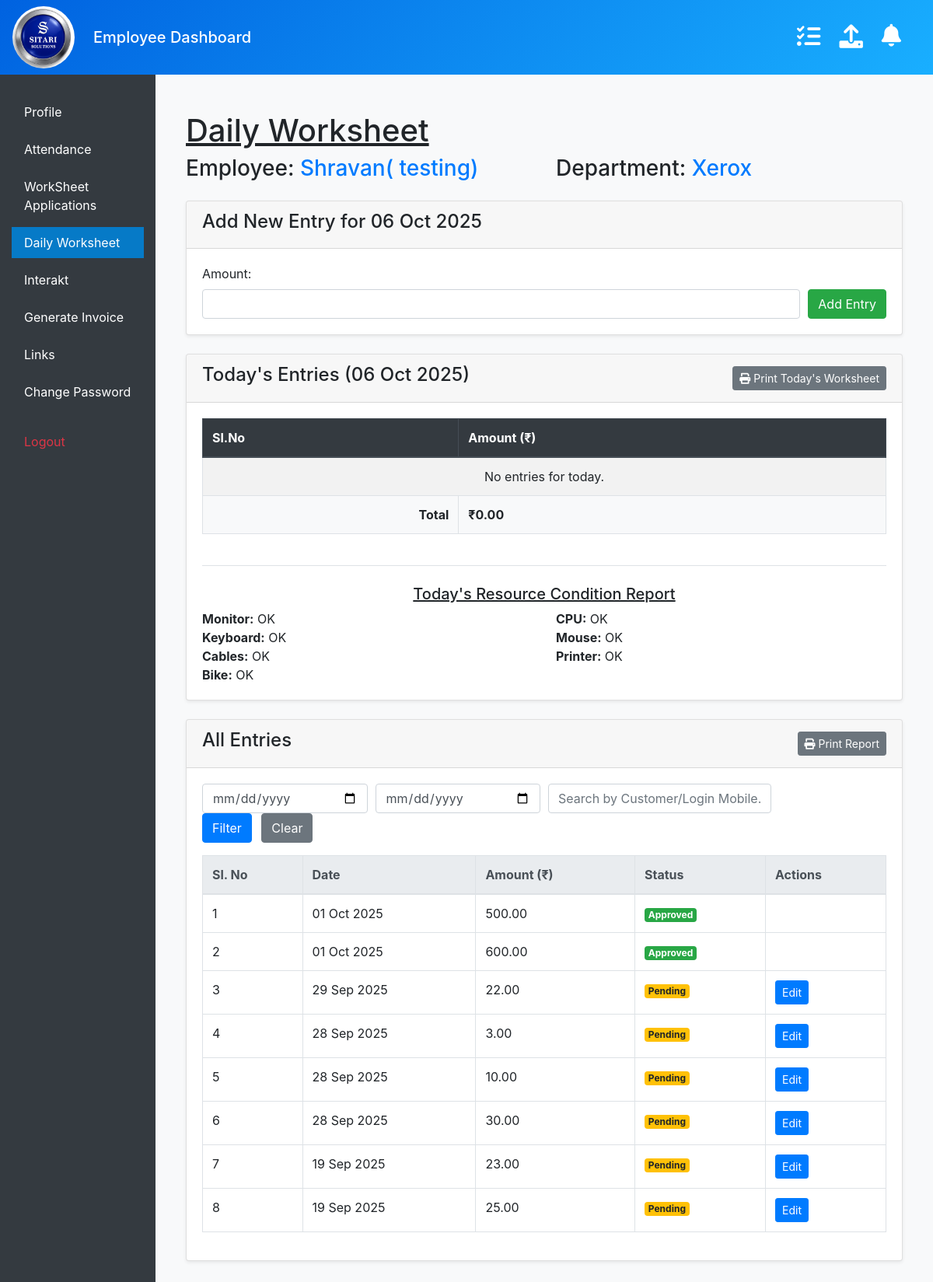
/worksheet/ (signed in), run on the app's committed database.
### management/models.py (models this page shows, shortened)
class Employee(models.Model):
    employee_id = models.AutoField(primary_key=True)
    name = models.CharField(max_length=150)
    profile_picture = models.ImageField(
        upload_to='profile_pictures/',
        default='default_profile.jpg',
        blank=True, null=True
    )
    mobile_number = models.CharField(max_length=15, unique=True)
    salary = models.DecimalField(max_digits=10, decimal_places=2)
    pf = models.DecimalField("Provident Fund (PF)", max_digits=10, decimal_places=2, null=True, blank=True)
    esi = models.DecimalField("Employee State Insurance (ESI)", max_digits=10, decimal_places=2, null=True, blank=True)
    joining_date = models.DateField()
    department = models.ForeignKey('Department', null=True, blank=True, on_delete=models.SET_NULL, related_name='employees')
    working_start_time = models.TimeField(null=True, blank=True)
    working_end_time = models.TimeField(null=True, blank=True)
    password = models.CharField(max_length=128, default="123")
    assigned_links = models.ManyToManyField(
        ManagedLink,
        blank=True,
        related_name="assigned_employees"
    )
    advances = models.DecimalField(
        "Current Advance",
        max_digits=10,
        decimal_places=2,
        default=0,
        help_text="Total outstanding advance amount taken by the employee."
    )

class Department(models.Model):
    name = models.CharField(max_length=50, unique=True)

class ResourceRepairReport(models.Model):
    STATUS_CHOICES = [
        ('OK', 'OK'),
        ('Repair', 'Needs Repair')
    ]
    employee = models.ForeignKey(Employee, on_delete=models.CASCADE, related_name='repair_reports')
    date = models.DateField(default=timezone.now)
    monitor_status = models.CharField(max_length=10, choices=STATUS_CHOICES, default='OK')
    cpu_status = models.CharField(max_length=10, choices=STATUS_CHOICES, default='OK')
    keyboard_status = models.CharField(max_length=10, choices=STATUS_CHOICES, default='OK')
    mouse_status = models.CharField(max_length=10, choices=STATUS_CHOICES, default='OK')
    cables_status = models.CharField(max_length=10, choices=STATUS_CHOICES, default='OK')
    printer_status = models.CharField(max_length=10, choices=STATUS_CHOICES, default='OK')
    bike_status = models.CharField(max_length=10, choices=STATUS_CHOICES, default='OK')
    remarks = models.TextField(blank=True, null=True)
    class Meta:
        ordering = ['-date', 'employee']
        constraints = [
            models.UniqueConstraint(fields=['employee', 'date'], name='unique_daily_report_per_employee')
        ]

class Worksheet(models.Model):
    employee = models.ForeignKey(Employee, on_delete=models.CASCADE, related_name='worksheet_entries')
    date = models.DateField(default=timezone.now)
    payment = models.DecimalField(max_digits=10, decimal_places=2, default=0)
    amount = models.DecimalField(max_digits=10, decimal_places=2, default=0)
    department_name = models.CharField(max_length=50, editable=False)
    approved = models.BooleanField(default=False)
    token_no = models.CharField(max_length=100, blank=True, null=True)
    customer_name = models.CharField(max_length=150, blank=True, null=True)
    customer_mobile = models.CharField(max_length=15, blank=True, null=True)
    service = models.CharField(max_length=200, blank=True, null=True)
    certificate_number = models.CharField(max_length=100, blank=True, null=True)
    transaction_num = models.CharField("Transaction Number", max_length=100, blank=True, null=True)
    enrollment_no = models.CharField("Enrollment Number", max_length=100, blank=True, null=True)
    login_mobile_no = models.CharField("Login Mobile No.", max_length=15, blank=True, null=True)
    application_no = models.CharField("Application No.", max_length=100, blank=True, null=True)
    status = models.CharField(max_length=100, blank=True, null=True)
    particulars = models.CharField(max_length=255, blank=True, null=True)
    bonds_sno = models.CharField("Bonds Sl. No", max_length=100, blank=True, null=True)
    class Meta:
        ordering = ['-date']

### management/views.py (the view)
    def wrapped_view(request, *args, **kwargs):
        employee = get_logged_in_employee(request)
        if not employee:
            messages.error(request, "You must be logged in to view this page.")
            return redirect('login') # Make sure you have a 'login' URL name
        return view_func(request, employee, *args, **kwargs)

### management/forms.py
class XeroxWorksheetForm(forms.ModelForm):
    class Meta:
        model = Worksheet
        fields = ['amount']

### management/context_processors.py (called while the page is built)
def notifications_context(request):
    if request.session.get('employee_id'):
        employee_id = request.session.get('employee_id')
        count = UserNotificationStatus.objects.filter(employee_id=employee_id, is_read=False).count()
        return {'unread_notification_count': count}
    return {'unread_notification_count': 0}

### management/ip_restriction.py (called while the page is built)
def get_client_ip(request):
    x_forwarded_for = request.META.get('HTTP_X_FORWARDED_FOR')
    if x_forwarded_for:
        ip = x_forwarded_for.split(',')[0].strip()
    else:
        ip = request.META.get('REMOTE_ADDR')
    return ip

    def __call__(self, request):
        ip = get_client_ip(request)
        if not self.is_ip_allowed(ip):
            logger.warning(f"Access denied for IP: {ip}")
            return HttpResponseForbidden("Access denied.")
        response = self.get_response(request)
        return response

### management/models.py (called while the page is built)
    def __str__(self):
        return self.name

### management/templatetags/upload_tags.py (called while the page is built)
@register.simple_tag
def get_upload_form():
    return EmployeeUploadForm()

### management/views.py (called while the page is built)
def get_logged_in_employee(request):
    employee_id = request.session.get('employee_id')
    if not employee_id:
        return None
    try:
        return Employee.objects.get(employee_id=employee_id)
    except Employee.DoesNotExist:
        return None

def require_employee(view_func):
    def wrapped_view(request, *args, **kwargs):
        employee = get_logged_in_employee(request)
        if not employee:
            messages.error(request, "You must be logged in to view this page.")
            return redirect('login') # Make sure you have a 'login' URL name
        return view_func(request, employee, *args, **kwargs)
    return wrapped_view

### management/templates/worksheet.html (shortened to what this page needs)
{% extends "masteremployee.html" %}
{% load static %}
{% block content %}
<div class="container mt-4">
    <h1 style="text-decoration: underline;">Daily Worksheet</h1>
    <div class="row">
        <h3 class="mb-4 col-6">Employee: <span class="text-primary">{{ employee.name }}</span></h3>
        <h3 class="mb-4 col-6">Department: <span class="text-primary">{{ department.name }}</span></h3>
    </div>
    <div class="card mb-4 shadow-sm">
        <div class="card-header">
            <h4>Add New Entry for {{ today|date:"d M Y" }}</h4>
        </div>
        <div class="card-body">
            <form method="post">
                <div class="form-row align-items-end">
                    {% for field in form %}
                        <div class="col">
                            <div class="form-group mb-0">
                                {{ field.label_tag }}
                                <input type="{{ field.field.widget.input_type }}"
                                       name="{{ field.name }}"
                                       class="form-control"
                                       {% if field.field.required %}required{% endif %}>
                            </div>
                        </div>
                    {% endfor %}
                    <div class="col-auto">
                        <div class="form-group mb-0">
                            <button type="submit" class="btn btn-success">Add Entry</button>
                        </div>
                    </div>
                </div>
            </form>
        </div>
    </div>
    <div class="card mb-4 shadow-sm">
        <div class="card-header d-flex justify-content-between align-items-center">
            <h4>Today's Entries ({{ today|date:"d M Y" }})</h4>
            <button class="btn btn-secondary btn-sm" onclick="printTodayEntries()">
                <i class="fas fa-print"></i> Print Today's Worksheet
            </button>
        </div>
        <div class="card-body" id="todays-report-printable">
            <div class="table-responsive">
                <table class="table table-striped table-bordered">
                    <thead class="thead-dark">
                        <tr>
                            <th>Sl.No</th>
                            <th>Amount (₹)</th>
                        </tr>
                    </thead>
                    <tbody>
                        {% for entry in todays_entries %}
                        <tr>
                            <td>{{ forloop.counter }}</td>
                            {% if department.name == "Mee Seva" or department.name == "Online Hub" %}
                                <td>{{ entry.token_no|default:"-" }}</td><td>{{ entry.customer_name|default:"-" }}</td><td>{{ entry.customer_mobile|default:"-" }}</td><td>{{ entry.service|default:"-" }}</td><td>{{ entry.transaction_num|default:"-" }}</td><td>{{ entry.certificate_number|default:"-" }}</td><td>{{ entry.payment|floatformat:2 }}</td>
                            {% elif department.name == "Aadhaar" %}
                                <td>{{ entry.token_no|default:"-" }}</td><td>{{ entry.customer_name|default:"-" }}</td><td>{{ entry.customer_mobile|default:"-" }}</td><td>{{ entry.service|default:"-" }}</td><td>{{ entry.enrollment_no|default:"-" }}</td><td>{{ entry.certificate_number|default:"-" }}</td><td>{{ entry.payment|floatformat:2 }}</td>
                            {% elif department.name == "Bhu Bharathi" %}
                                <td>{{ entry.token_no|default:"-" }}</td><td>{{ entry.customer_name|default:"-" }}</td><td>{{ entry.login_mobile_no|default:"-" }}</td><td>{{ entry.application_no|default:"-" }}</td><td>{{ entry.status|default:"-" }}</td><td>{{ entry.payment|floatformat:2 }}</td>
                            {% elif department.name == "Forms" %}
                                <td>{{ entry.particulars|default:"-" }}</td>
                            {% elif department.name == "Xerox" %}
                            {% elif department.name == "Notary and Bonds" %}
                                <td>{{ entry.token_no|default:"-" }}</td><td>{{ entry.customer_name|default:"-" }}</td><td>{{ entry.service|default:"-" }}</td><td>{{ entry.bonds_sno|default:"-" }}</td><td>{{ entry.payment|floatformat:2 }}</td>
                            {% endif %}
                            <td>{{ entry.amount|floatformat:2 }}</td>
                        </tr>
                        {% empty %}
                        <tr><td colspan="100%" class="text-center">No entries for today.</td></tr>
                        {% endfor %}
                    </tbody>
                    <tfoot>
                        <tr class="font-weight-bold bg-light">
                            <td colspan="{% if department.name == 'Mee Seva' or department.name == 'Online Hub' %}7{% elif department.name == 'Aadhaar' %}7{% elif department.name == 'Bhu Bharathi' %}5{% elif department.name == 'Forms' %}1{% elif department.name == 'Xerox' %}0{% elif department.name == 'Notary and Bonds' %}5{% endif %}" class="text-right">Total</td>
                            <td>₹{{ todays_total_amount|floatformat:2 }}</td>
                        </tr>
                    </tfoot>
                </table>
            </div>
            {% if todays_repair_report %}
            <div class="mt-4 pt-4 border-top">
                <h5 class="text-center" style="text-decoration: underline;">Today's Resource Condition Report</h5>
                <div class="row">
                    <div class="col-md-6"><strong>Monitor:</strong> {{ todays_repair_report.get_monitor_status_display }}</div>
                    <div class="col-md-6"><strong>CPU:</strong> {{ todays_repair_report.get_cpu_status_display }}</div>
                    <div class="col-md-6"><strong>Keyboard:</strong> {{ todays_repair_report.get_keyboard_status_display }}</div>
                    <div class="col-md-6"><strong>Mouse:</strong> {{ todays_repair_report.get_mouse_status_display }}</div>
                    <div class="col-md-6"><strong>Cables:</strong> {{ todays_repair_report.get_cables_status_display }}</div>
                    <div class="col-md-6"><strong>Printer:</strong> {{ todays_repair_report.get_printer_status_display }}</div>
                    <div class="col-md-6"><strong>Bike:</strong> {{ todays_repair_report.get_bike_status_display }}</div>
                </div>
            </div>
            {% endif %}
        </div>
    </div>
    <div class="card shadow-sm">
        <div class="card-header d-flex justify-content-between align-items-center">
            <h4>All Entries</h4>
            <button class="btn btn-secondary btn-sm" onclick="printHistoricalReport()">
                <i class="fas fa-print"></i> Print Report
            </button>
        </div>
        <div class="card-body" id="historical-report-printable">
            <form method="get" class="form-row align-items-center mb-3">
                <div class="col-md-3">
                    <input type="date" name="start_date" id="start_date" class="form-control" value="{{ request.GET.start_date|default:'' }}" placeholder="Start Date">
                </div>
                <div class="col-md-3">
                    <input type="date" name="end_date" id="end_date" class="form-control" value="{{ request.GET.end_date|default:'' }}" placeholder="End Date">
                </div>
                <div class="col-md-4">
                    <input type="text" name="mobile_number" id="mobile_number" class="form-control" placeholder="Search by Customer/Login Mobile..." value="{{ request.GET.mobile_number|default:'' }}">
                </div>
                <div class="col-auto">
                    <button type="submit" class="btn btn-primary">Filter</button>
                    <a href="{% url 'worksheet' %}" class="btn btn-secondary ml-2">Clear</a>
                </div>
            </form>
            <div class="table-responsive">
                <table class="table table-bordered table-hover">
                    <thead class="thead-light">
                        <tr>
                            <th>Sl. No</th>
                            <th>Date</th>
                            <th>Amount (₹)</th>
                            <th>Status</th>
                            <th>Actions</th>
                        </tr>
                    </thead>
                    <tbody>
                        {% for entry in all_entries %}
                        <tr>
                            <td>{{ forloop.counter }}</td>
                            <td>{{ entry.date|date:"d M Y" }}</td>
                            <td>{{ entry.amount|floatformat:2 }}</td>
                            <td>
                                {% if entry.approved %}
                                    <span class="badge badge-success">Approved</span>
                                {% else %}
                                    <span class="badge badge-warning">Pending</span>
                                {% endif %}
                            </td>
                            <td>
                                {% if not entry.approved %}
                                    <button type="button" class="btn btn-primary btn-sm edit-btn"
                                            data-url="{% url 'worksheet-edit' entry.id %}">
                                        Edit
                                    </button>
                                {% endif %}
                            </td>
                        </tr>
                        {% empty %}
                        <tr><td colspan="100%" class="text-center">No historical entries found for the selected filter.</td></tr>
                        {% endfor %}
                    </tbody>
                </table>
            </div>
        </div>
    </div>
</div>
{% endblock %}

### management/templates/masteremployee.html (style rules this page uses)
body { background-color: #f8f9fa; overflow: hidden; }

### data on the page
Employee: name "Shravan( testing)"
Department: name "Xerox"
ResourceRepairReport: date "06 Oct 2025", monitor_status "OK", cpu_status "OK", keyboard_status "OK", mouse_status "OK", cables_status "OK", printer_status "OK", bike_status "OK"
Worksheet: date "01 Oct 2025", amount "500.00", approved "Approved"
Worksheet: date "01 Oct 2025", amount "600.00", approved "Approved"
Worksheet: date "29 Sep 2025", amount "22.00", approved "Pending"
Worksheet: date "28 Sep 2025", amount "3.00", approved "Pending"
Worksheet: date "28 Sep 2025", amount "10.00", approved "Pending"
Worksheet: date "28 Sep 2025", amount "30.00", approved "Pending"
Worksheet: date "19 Sep 2025", amount "23.00", approved "Pending"
Worksheet: date "19 Sep 2025", amount "25.00", approved "Pending"

### other printed values
{{ field.label_tag }} "Amount:"
{{ todays_total_amount|floatformat:2 }} "0.00"
